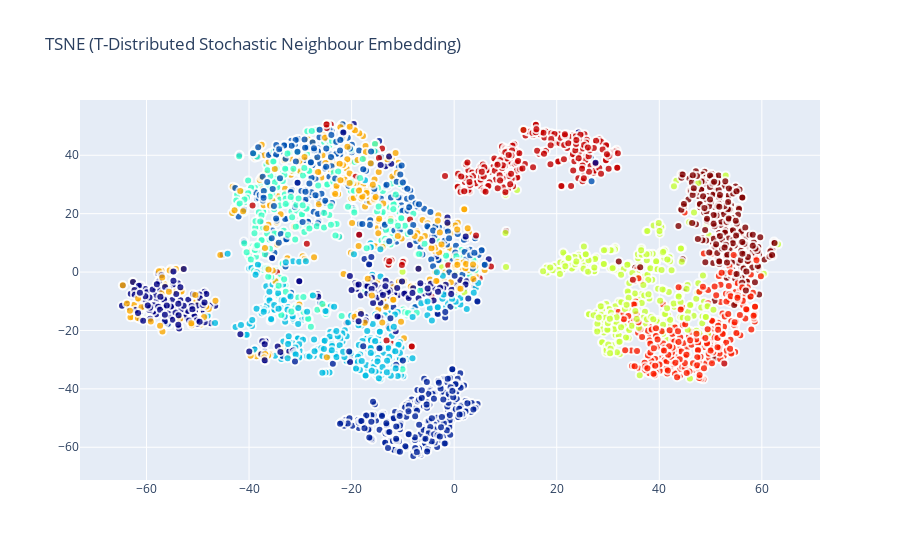

The notebook cell saved with this chart:
### Code cell
layout = dict(title = 'TSNE (T-Distributed Stochastic Neighbour Embedding)',
              hovermode= 'closest',
              yaxis = dict(zeroline = False),
              xaxis = dict(zeroline = False),
              showlegend= False,

             )

fig = dict(data=data, layout=layout)
py.iplot(fig, filename='styled-scatter')

### Figure 1 — Plotly figure (JSON) as saved in the notebook; plotly's stock layout.template omitted (floating-point values rounded to 4 significant figures; data arrays with more than 128 entries replaced by an {"elided": "..."} marker saying what was removed)
{"data": [{"marker": {"color": {"elided": "3000 int values"}, "colorscale": [[0, "rgb(0,0,131)"], [0.2, "rgb(0,60,170)"], [0.4, "rgb(5,255,255)"], [0.6, "rgb(255,255,0)"], [0.8, "rgb(250,0,0)"], [1, "rgb(128,0,0)"]], "line": {"color": "rgb(255, 255, 255)", "width": 2}, "opacity": 0.8, "showscale": false, "size": 8}, "mode": "markers", "showlegend": true, "text": {"elided": "3000 str values"}, "type": "scatter", "x": {"elided": "3000 float values"}, "y": {"elided": "3000 float values"}}], "layout": {"hovermode": "closest", "showlegend": false, "title": {"text": "TSNE (T-Distributed Stochastic Neighbour Embedding)"}, "xaxis": {"zeroline": false}, "yaxis": {"zeroline": false}}}
